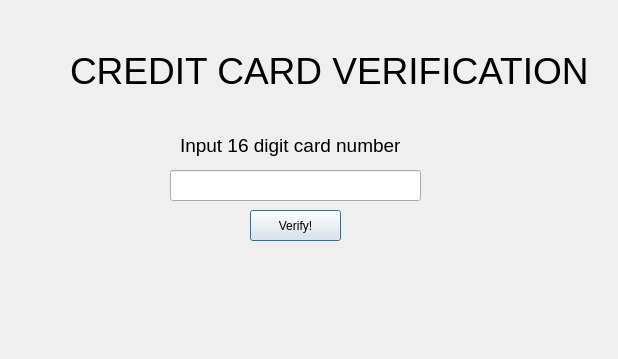
<?xml version="1.0" encoding="UTF-8"?>
<ui version="4.0">
 <class>Dialog</class>
 <widget class="QDialog" name="Dialog">
  <property name="geometry">
   <rect>
    <x>0</x>
    <y>0</y>
    <width>618</width>
    <height>359</height>
   </rect>
  </property>
  <property name="windowTitle">
   <string>Dialog</string>
  </property>
  <widget class="QLabel" name="label">
   <property name="geometry">
    <rect>
     <x>70</x>
     <y>-40</y>
     <width>521</width>
     <height>221</height>
    </rect>
   </property>
   <property name="font">
    <font>
     <pointsize>28</pointsize>
    </font>
   </property>
   <property name="text">
    <string>CREDIT CARD VERIFICATION</string>
   </property>
  </widget>
  <widget class="QLineEdit" name="NumberBox">
   <property name="geometry">
    <rect>
     <x>170</x>
     <y>170</y>
     <width>251</width>
     <height>31</height>
    </rect>
   </property>
  </widget>
  <widget class="QLabel" name="label_2">
   <property name="geometry">
    <rect>
     <x>180</x>
     <y>130</y>
     <width>241</width>
     <height>31</height>
    </rect>
   </property>
   <property name="font">
    <font>
     <pointsize>14</pointsize>
    </font>
   </property>
   <property name="text">
    <string>Input 16 digit card number</string>
   </property>
  </widget>
  <widget class="QPushButton" name="VerifyButton">
   <property name="geometry">
    <rect>
     <x>250</x>
     <y>210</y>
     <width>91</width>
     <height>31</height>
    </rect>
   </property>
   <property name="text">
    <string>Verify!</string>
   </property>
  </widget>
 </widget>
 <resources/>
 <connections/>
</ui>
